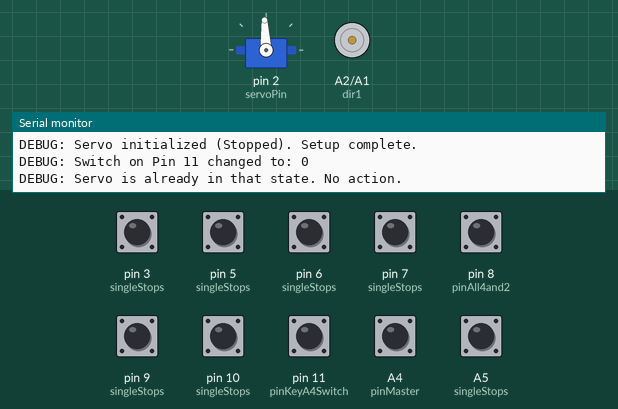
The sketch below on a simulated Arduino Uno, built with avr-gcc and run on an emulated ATmega328P. On the bench: servo, motor-driver pin pairs drawn as motors (green arrow = first pin HIGH = forward, orange = second pin HIGH = backward, longer = more drive, scaled by the enable pin), the last lines printed to the serial monitor. The inputs (shaded band) are chosen by the test bench; at power-on: A4 (pinMaster), A5 (singleStops), pin 3 (singleStops), pin 5 (singleStops), pin 6 (singleStops), pin 7 (singleStops), pin 8 (pinAll4and2), pin 9 (singleStops), pin 10 (singleStops), pin 11 (pinKeyA4Switch) HIGH.

Above: at 1.4 s.
1.5 s: pin 11 (pinKeyA4Switch) pulled LOW for 0.15 s
At 1.62 s:
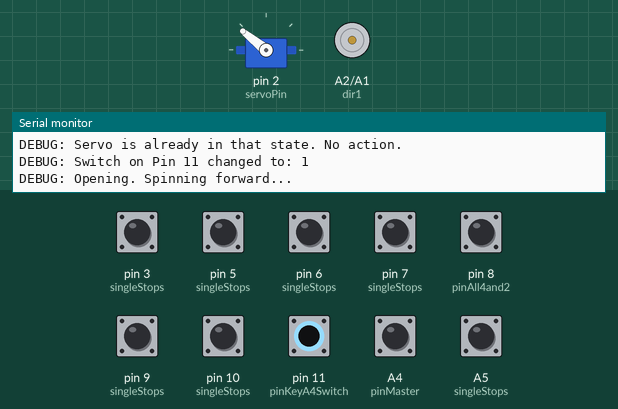
3.5 s: A4 (pinMaster) pulled LOW for 0.15 s
At 3.58 s:
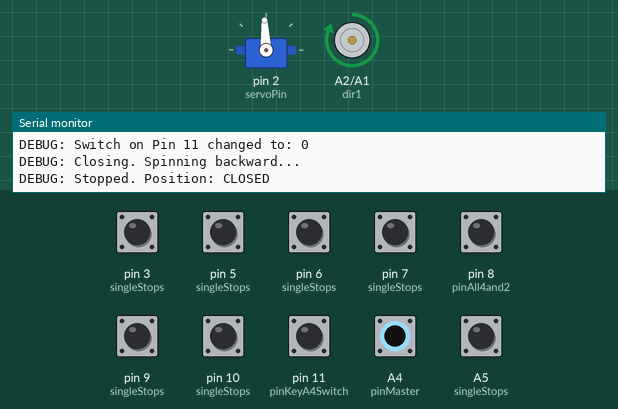
5.1 s: A4 (pinMaster) pulled LOW for 3.2 s
At 8.9 s:
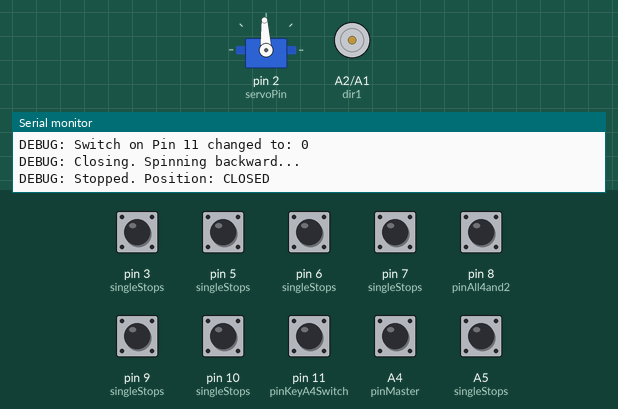
Timing chart, 0 to 10.4 s (numbered marks = the images above; inputs shaded):
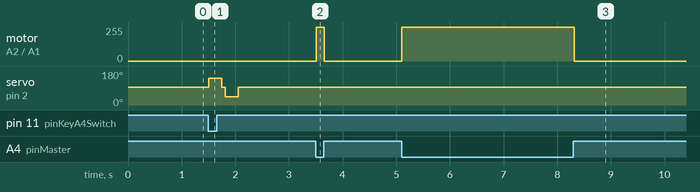

The sketch:

organconsole.ino
```cpp
#include <Arduino.h>
#include <Servo.h>

// --- ORGAN CONSOLE SWITCHBOARD ---

// Servo configuration for note A4 (MIDI note 69)
const int servoPin = 2;
Servo myServo;

// Master Switch Pin (Analog 4 controls master blower and stops power)
const int pinMaster = A4;

// Key Switch Pin for Note A4 (Physical switch on Pin 11 to trigger A4 Servo)
// This is the Note A4 key switch. When toggled, it rotates the servo for Note A4.
const int pinKeyA4Switch = 11;
int lastKeyA4State = -1;

// L293D Blower Motor Pins
const int speedPin = A3; // Enable pin (turns motor on/off)
const int dir1 = A2;     // Direction 1
const int dir2 = A1;     // Direction 2

// Individual Stop Pins
struct SingleStop {
  int pin;
  const char *name;
  bool lastState;
};

// Map your individual pins to the exact python string names
// RESONANT HARMONIC REGISTER ARRAY MATRIX
SingleStop singleStops[] = {
    {A5, "Diapason 8'", false}, {5, "Clarinet 8'", false},
    {10, "Oboe 8'", false},     {3, "Bassoon 16'", false},
    {6, "Bombarde 16'", false}, {7, "Ophicleide 16'", false},
    {9, "Mixture IV", false}};
const int numSingleStops = sizeof(singleStops) / sizeof(singleStops[0]);

// Grouped Pin 8 (All 4' and 2' Stops)
const int pinAll4and2 = 8;
bool lastAll4and2 = false;

// The exact string names of all 4' and 2' stops from your Python script
const char *stops4and2[] = {"Flute 4'",
                            "Clarinet 4'",
                            "Viol 4'",
                            "Crystal Flute 4' (Glassy)",
                            "Hollow Gedeckt 4' (Airy)",
                            "Ottavino 2'",
                            "Piccolo 2'"};
const int num4and2Stops = sizeof(stops4and2) / sizeof(stops4and2[0]);

bool isA4Open = false;

// Set servo position for physical pipe A4 pallet valve
void setA4State(bool openState) {
  if (openState == isA4Open) {
    Serial.println("DEBUG: Servo is already in that state. No action.");
    return;
  }

  isA4Open = openState;
  if (isA4Open) {
    Serial.println("DEBUG: Opening. Spinning forward...");
    myServo.writeMicroseconds(
        2000); // Max speed forward (standard 2000us pulse)
    delay(
        240); // Delay (in ms) to rotate exactly pi/2 rad (90 deg) at max speed
    myServo.writeMicroseconds(1500); // Stop (standard 1500us pulse)
    Serial.println("DEBUG: Stopped. Position: OPEN");
  } else {
    Serial.println("DEBUG: Closing. Spinning backward...");
    myServo.writeMicroseconds(
        1000);  // Max speed backward (standard 1000us pulse)
    delay(240); // Delay (in ms) to rotate exactly pi/2 rad (90 deg) back
    myServo.writeMicroseconds(1500); // Stop (standard 1500us pulse)
    Serial.println("DEBUG: Stopped. Position: CLOSED");
  }
}

void setup() {
  Serial.begin(115200);
  Serial.println("DEBUG: Arduino Setup started. Initializing servo...");

  // Attach and stop the 360-degree Servo
  myServo.attach(servoPin);
  myServo.writeMicroseconds(1500); // 1500us is standard stop/neutral
  delay(200);
  isA4Open = false;
  Serial.println("DEBUG: Servo initialized (Stopped). Setup complete.");

  // Set up the L293D motor driver pins
  pinMode(speedPin, OUTPUT);
  pinMode(dir1, OUTPUT);
  pinMode(dir2, OUTPUT);

  // Ensure the motor starts OFF
  digitalWrite(speedPin, LOW);
  digitalWrite(dir1, LOW);
  digitalWrite(dir2, LOW);

  // Note A4 switch pin setup
  pinMode(pinKeyA4Switch, INPUT_PULLUP);

  // Set up all input switches using internal pullups (wire switches to GND)
  pinMode(pinMaster, INPUT_PULLUP);
  pinMode(pinAll4and2, INPUT_PULLUP);

  for (int i = 0; i < numSingleStops; i++) {
    pinMode(singleStops[i].pin, INPUT_PULLUP);
  }
}

// Helper function to send the data cleanly to Python
void sendStopState(const char *name, bool state) {
  Serial.print(name);
  Serial.print(":");
  Serial.println(state ? 1 : 0);
}

void loop() {
  // Non-blocking serial command processing
  static String serialBuffer = "";
  while (Serial.available() > 0) {
    char c = Serial.read();
    if (c == '\n' || c == '\r') {
      serialBuffer.trim();
      if (serialBuffer == "A4_1") {
        setA4State(true);
      } else if (serialBuffer == "A4_0") {
        setA4State(false);
      }
      serialBuffer = "";
    } else {
      serialBuffer += c;
      if (serialBuffer.endsWith("A4_1")) {
        setA4State(true);
        serialBuffer = "";
      } else if (serialBuffer.endsWith("A4_0")) {
        setA4State(false);
        serialBuffer = "";
      }
    }
    if (serialBuffer.length() > 20) {
      serialBuffer = "";
    }
  }

  // Read Master Switch (LOW means closed/ON)
  bool masterState = !digitalRead(pinMaster);

  // Read Note A4 Key Switch (Pin 11)
  int keyA4State = !digitalRead(pinKeyA4Switch);

  // If the A4 key switch state has changed, trigger the A4 servo
  if (keyA4State != lastKeyA4State) {
    Serial.print("DEBUG: Switch on Pin 11 changed to: ");
    Serial.println(keyA4State);

    setA4State(keyA4State);

    lastKeyA4State = keyA4State;
    delay(50); // Small 50ms delay to debounce the mechanical switch
  }

  // Control the L293D Blower Motor
  if (masterState) {
    // Spin motor forwards
    digitalWrite(dir1, HIGH);
    digitalWrite(dir2, LOW);
    analogWrite(speedPin, 255);
  } else {
    // Turn motor off safely
    digitalWrite(dir1, LOW);
    digitalWrite(dir2, LOW);
    analogWrite(speedPin, 0);
  }

  // 1. Process Individual Single-Pin Stops
  for (int i = 0; i < numSingleStops; i++) {
    // Stop is active only if BOTH its switch and the master switch are ON
    bool stopActiveState = masterState && !digitalRead(singleStops[i].pin);

    // Check for a change
    if (stopActiveState != singleStops[i].lastState) {

      // Update state
      singleStops[i].lastState = stopActiveState;

      sendStopState(singleStops[i].name, stopActiveState);
      delay(10); // Tiny debounce delay
    }
  }

  // 2. Process Pin 8 (The "All 4' and 2'" Switch)
  bool currentAll4and2 = masterState && !digitalRead(pinAll4and2);

  if (currentAll4and2 != lastAll4and2) {
    lastAll4and2 = currentAll4and2;

    // Loop through the list and send an ON/OFF command for every 4'/2' stop!
    for (int i = 0; i < num4and2Stops; i++) {
      sendStopState(stops4and2[i], currentAll4and2);
    }
    delay(10); // Debounce
  }

  delay(15); // Loop stability
}
```

Measured:
- after the input at 1.5 s, servo on pin 2 (servoPin): 93° → 141° at once, → 93° 0.24 s later, → 44° 0.07 s later, → 93° 0.24 s later
- after the input at 3.5 s, motor on A2 (dir1) / A1 (dir2): stopped → forward 255/255 at once, → stopped 0.15 s later
- after the input at 5.1 s, motor on A2 (dir1) / A1 (dir2): stopped → forward 255/255 at once, → stopped 3.2 s later
